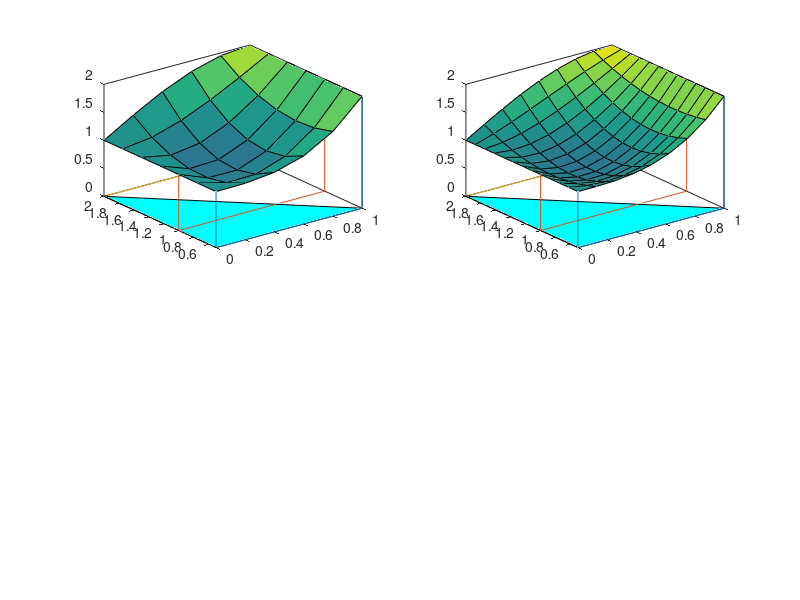

The MATLAB script that drew this image:
% we are given three curves: z(x,0.5)=1+x^3, z(x,1)= 1-1.5x+2.5x^2,
% z(x,2)= 1+sin(pi*x/2). These make up a roof for a rectangle (in
% xy-plane).

y=[0.5 1 2]'; dx=0.2; dy=0.25;

for j=1:2
    x=0:dx:1;
    z1 = 1+x.^3;
    z2 = 1-1.5*x+2.5*x.^2;
    z3 = 1+sin(pi*x/2); 
    subplot(2,2,j); fill3([0 0 0 1],[0.0 2 2 0.5], [0 0 0 0],'c')
    hold on
    axis([0 1 0.5 2 0 2])
    
    for k=1:3
        plot3([0 0 1 1],y(k)*[1 1 1 1],[1 0 0 2]);
    end
    
    zmat = [z1; z2; z3];
    
    A =[ones(3,1) y y.^2];
    C=A\zmat; %interpolation
    yy = (0.5:dy:2)';
    Z=[ones(size(yy)) yy yy.^2]*C;
    X=ones(size(yy))*x;
    Y=yy*ones(size(x));
    surf(X,Y,Z);
    
    dx=dy/2; dy=dy/2;
end
